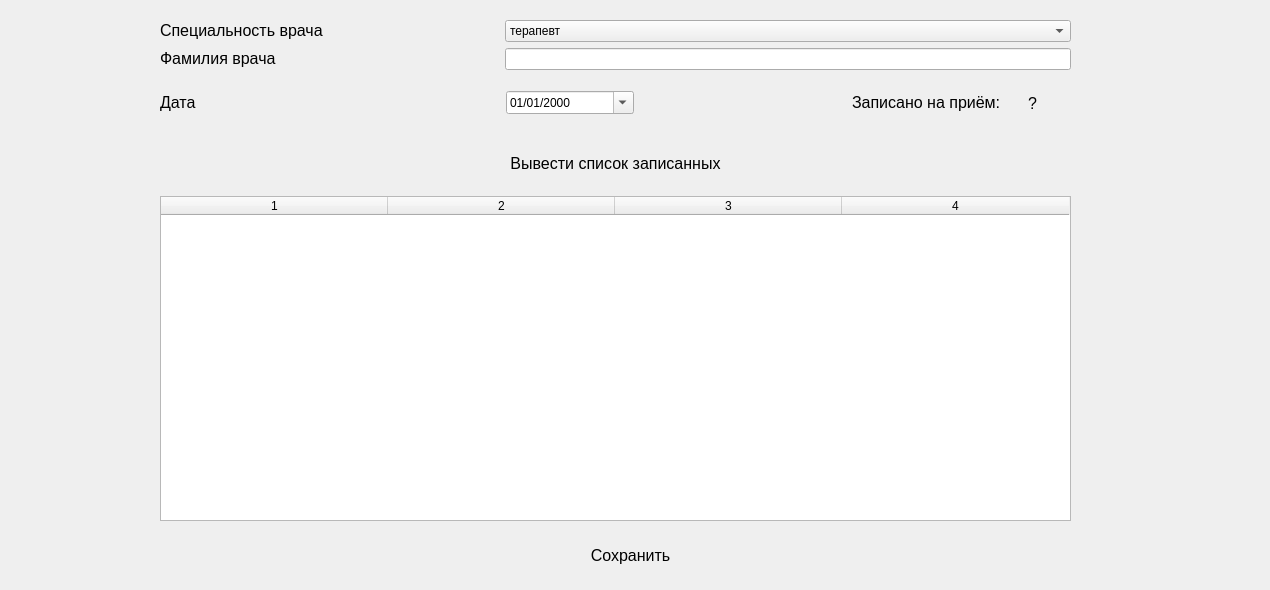
          <widget class="QWidget" name="tab_2">
           <attribute name="title">
            <string>Список записанных пациентов</string>
           </attribute>
           <widget class="QWidget" name="verticalLayoutWidget_10">
            <property name="geometry">
             <rect>
              <x>160</x>
              <y>20</y>
              <width>911</width>
              <height>501</height>
             </rect>
            </property>
            <layout class="QVBoxLayout" name="verticalLayout_23" stretch="1,1,1,1,6">
             <item>
              <layout class="QHBoxLayout" name="horizontalLayout_100" stretch="3,5">
               <property name="spacing">
                <number>6</number>
               </property>
               <item>
                <widget class="QLabel" name="label_88">
                 <property name="text">
                  <string>&lt;html&gt;&lt;head/&gt;&lt;body&gt;&lt;p&gt;&lt;span style=&quot; font-size:12pt;&quot;&gt;Специальность врача&lt;/span&gt;&lt;/p&gt;&lt;/body&gt;&lt;/html&gt;</string>
                 </property>
                </widget>
               </item>
               <item>
                <widget class="QComboBox" name="comboBox_12">
                 <item>
                  <property name="text">
                   <string>терапевт</string>
                  </property>
                 </item>
                 <item>
                  <property name="text">
                   <string>лаборант</string>
                  </property>
                 </item>
                 <item>
                  <property name="text">
                   <string>кардиолог</string>
                  </property>
                 </item>
                 <item>
                  <property name="text">
                   <string>офтальмолог</string>
                  </property>
                 </item>
                </widget>
               </item>
              </layout>
             </item>
             <item>
              <layout class="QHBoxLayout" name="horizontalLayout_101" stretch="3,5">
               <property name="spacing">
                <number>6</number>
               </property>
               <item>
                <widget class="QLabel" name="label_89">
                 <property name="text">
                  <string>&lt;html&gt;&lt;head/&gt;&lt;body&gt;&lt;p&gt;&lt;span style=&quot; font-size:12pt;&quot;&gt;Фамилия врача&lt;/span&gt;&lt;/p&gt;&lt;/body&gt;&lt;/html&gt;</string>
                 </property>
                </widget>
               </item>
               <item>
                <widget class="QLineEdit" name="lineEdit_52"/>
               </item>
              </layout>
             </item>
             <item>
              <layout class="QHBoxLayout" name="horizontalLayout_102" stretch="8,3,5,4,1">
               <property name="spacing">
                <number>6</number>
               </property>
               <item>
                <widget class="QLabel" name="label_81">
                 <property name="text">
                  <string>&lt;html&gt;&lt;head/&gt;&lt;body&gt;&lt;p&gt;&lt;span style=&quot; font-size:12pt;&quot;&gt;Дата&lt;/span&gt;&lt;/p&gt;&lt;/body&gt;&lt;/html&gt;</string>
                 </property>
                </widget>
               </item>
               <item>
                <widget class="QDateEdit" name="ListOfAppointmentsDate">
                 <property name="displayFormat">
                  <string>dd/MM/yyyy</string>
                 </property>
                 <property name="calendarPopup">
                  <bool>true</bool>
                 </property>
                </widget>
               </item>
               <item>
                <spacer name="horizontalSpacer_38">
                 <property name="orientation">
                  <enum>Qt::Horizontal</enum>
                 </property>
                 <property name="sizeHint" stdset="0">
                  <size>
                   <width>40</width>
                   <height>20</height>
                  </size>
                 </property>
                </spacer>
               </item>
               <item>
                <widget class="QLabel" name="label_82">
                 <property name="text">
                  <string>&lt;html&gt;&lt;head/&gt;&lt;body&gt;&lt;p&gt;&lt;span style=&quot; font-size:12pt;&quot;&gt;Записано на приём: &lt;/span&gt;&lt;/p&gt;&lt;/body&gt;&lt;/html&gt;</string>
                 </property>
                </widget>
               </item>
               <item>
                <widget class="QLabel" name="label_83">
                 <property name="font">
                  <font>
                   <pointsize>12</pointsize>
                  </font>
                 </property>
                 <property name="text">
                  <string>?</string>
                 </property>
                </widget>
               </item>
              </layout>
             </item>
             <item>
              <layout class="QHBoxLayout" name="horizontalLayout_103" stretch="3,4,3">
               <property name="spacing">
                <number>6</number>
               </property>
               <item>
                <spacer name="horizontalSpacer_36">
                 <property name="orientation">
                  <enum>Qt::Horizontal</enum>
                 </property>
                 <property name="sizeHint" stdset="0">
                  <size>
                   <width>40</width>
                   <height>20</height>
                  </size>
                 </property>
                </spacer>
               </item>
               <item>
                <widget class="QPushButton" name="pushButton_9">
                 <property name="sizePolicy">
                  <sizepolicy hsizetype="Minimum" vsizetype="Preferred">
                   <horstretch>0</horstretch>
                   <verstretch>0</verstretch>
                  </sizepolicy>
                 </property>
                 <property name="font">
                  <font>
                   <pointsize>12</pointsize>
                  </font>
                 </property>
                 <property name="styleSheet">
                  <string notr="true">border-radius: 22px;</string>
                 </property>
                 <property name="text">
                  <string>Вывести список записанных</string>
                 </property>
                </widget>
               </item>
               <item>
                <spacer name="horizontalSpacer_37">
                 <property name="orientation">
                  <enum>Qt::Horizontal</enum>
                 </property>
                 <property name="sizeHint" stdset="0">
                  <size>
                   <width>40</width>
                   <height>20</height>
                  </size>
                 </property>
                </spacer>
               </item>
              </layout>
             </item>
             <item>
              <widget class="QTableWidget" name="TalonPageScheduleTable_2">
               <property name="horizontalScrollBarPolicy">
                <enum>Qt::ScrollBarAlwaysOff</enum>
               </property>
               <property name="columnCount">
                <number>4</number>
               </property>
               <attribute name="horizontalHeaderDefaultSectionSize">
                <number>227</number>
               </attribute>
               <column/>
               <column/>
               <column/>
               <column/>
              </widget>
             </item>
            </layout>
           </widget>
           <widget class="QWidget" name="horizontalLayoutWidget_35">
            <property name="geometry">
             <rect>
              <x>0</x>
              <y>530</y>
              <width>1261</width>
              <height>51</height>
             </rect>
            </property>
            <layout class="QHBoxLayout" name="horizontalLayout_119" stretch="8,3,8">
             <item>
              <spacer name="horizontalSpacer_53">
               <property name="orientation">
                <enum>Qt::Horizontal</enum>
               </property>
               <property name="sizeHint" stdset="0">
                <size>
                 <width>40</width>
                 <height>20</height>
                </size>
               </property>
              </spacer>
             </item>
             <item>
              <widget class="QPushButton" name="pushButton_5">
               <property name="sizePolicy">
                <sizepolicy hsizetype="Minimum" vsizetype="Preferred">
                 <horstretch>0</horstretch>
                 <verstretch>0</verstretch>
                </sizepolicy>
               </property>
               <property name="font">
                <font>
                 <pointsize>12</pointsize>
                </font>
               </property>
               <property name="styleSheet">
                <string notr="true">border-radius: 25px;</string>
               </property>
               <property name="text">
                <string>Сохранить</string>
               </property>
              </widget>
             </item>
             <item>
              <spacer name="horizontalSpacer_54">
               <property name="orientation">
                <enum>Qt::Horizontal</enum>
               </property>
               <property name="sizeHint" stdset="0">
                <size>
                 <width>40</width>
                 <height>20</height>
                </size>
               </property>
              </spacer>
             </item>
            </layout>
           </widget>
          </widget>
